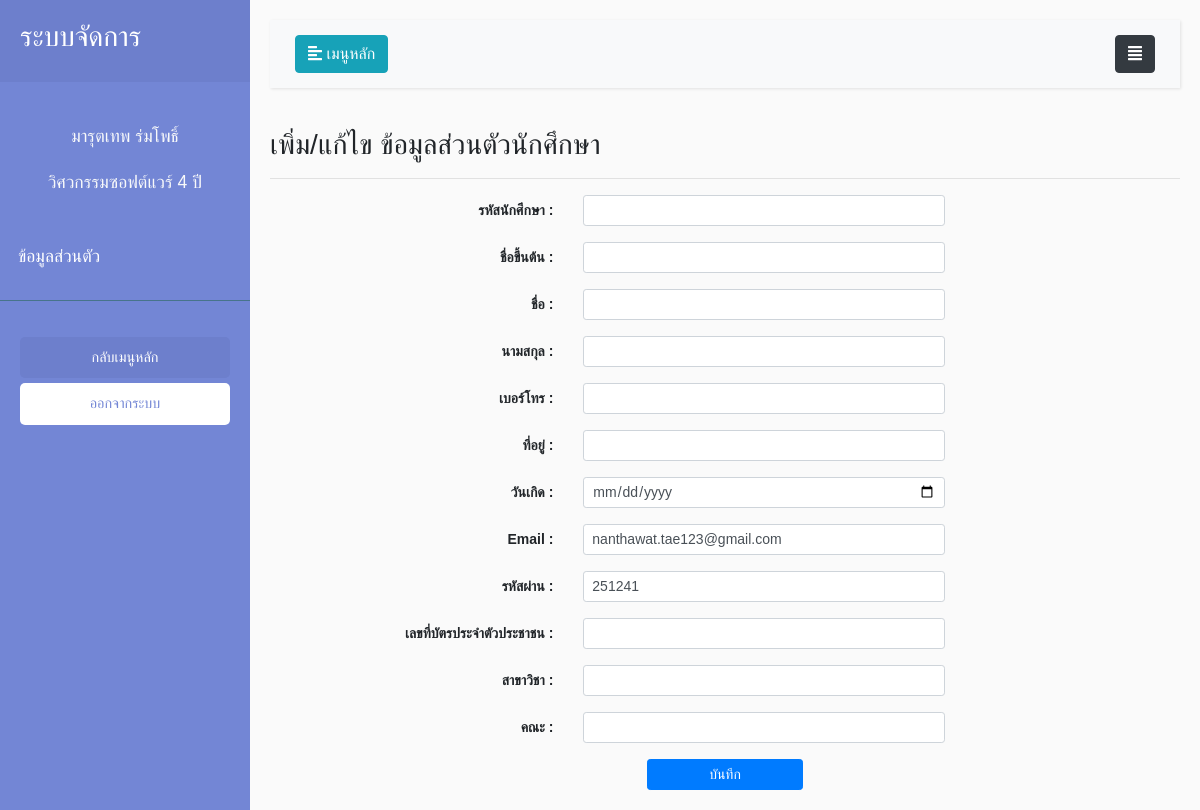
The page /SE_System/view/manageStudent/AddEdit.php?Std_Code=60122660134 on the database as committed earlier.
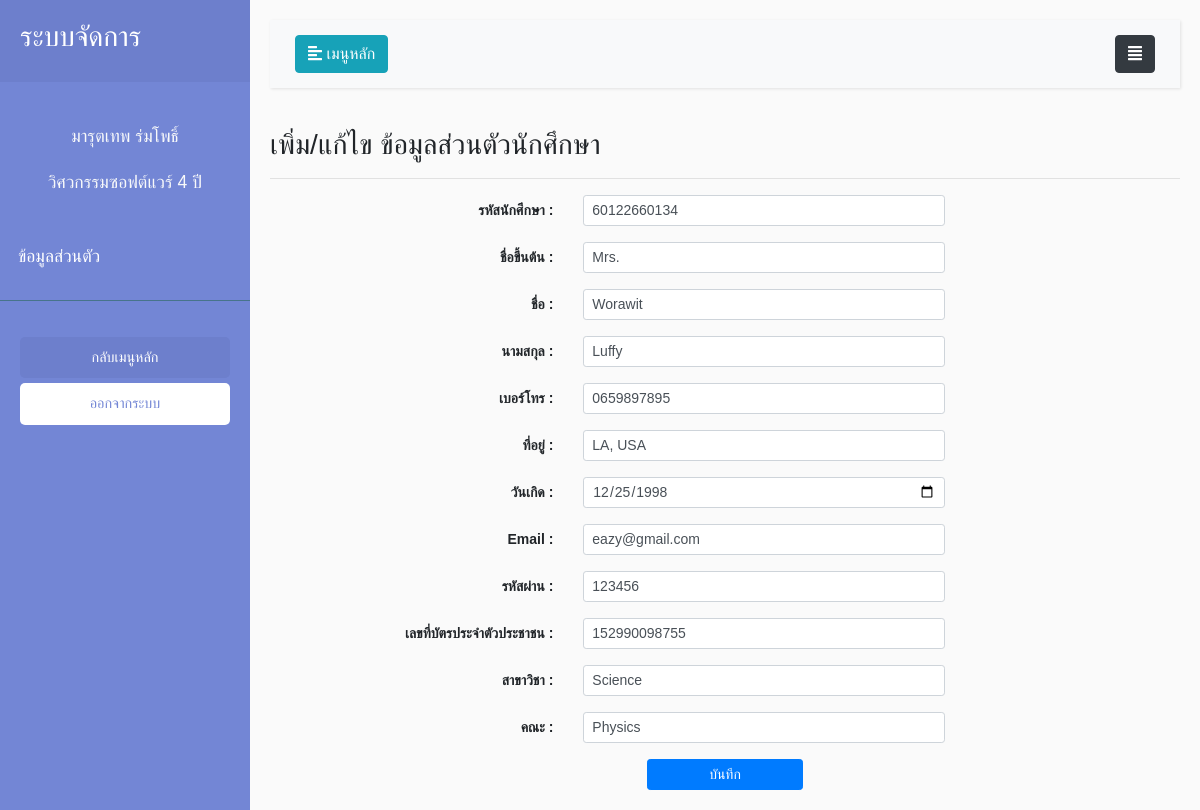
The same page on the database as committed later.
### tables this page shows
CREATE TABLE `member_tb` (
  `Mem_id` int(16) NOT NULL,
  `Mem_user` text NOT NULL,
  `Mem_pass` text NOT NULL,
  `Type_id` char(1) NOT NULL DEFAULT '2',
  `Email` text NOT NULL
);

CREATE TABLE `student_tb` (
  `Std_id` int(16) NOT NULL,
  `Std_Code` varchar(11) NOT NULL,
  `Std_Pname` varchar(255) NOT NULL,
  `Std_Fname` varchar(255) NOT NULL,
  `Std_Lname` varchar(255) NOT NULL,
  `Std_Tel` varchar(255) NOT NULL,
  `Std_Add` text NOT NULL,
  `Std_Birth` date NOT NULL,
  `Std_Card` text NOT NULL,
  `Std_Major` text NOT NULL,
  `Std_Faculty` text NOT NULL,
  `Std_Image` varchar(255) NOT NULL
);

### SE_System/view/manageStudent/AddEdit.php (the view, shortened to what the changed rows need)
<?php
include_once('../../model/connect.php');error_reporting(0);
$id = $_GET['Std_Code'];
$sqlStd = "SELECT * FROM student_tb WHERE Std_Code = '$id'";
$sqlMem = "SELECT * FROM `member_tb` WHERE Mem_user = '$id'";
$queryStd = $conn->query($sqlStd);
$queryMem = $conn->query($sqlMem);
$resultStd = $queryStd->fetch_assoc();
$resultMem = $queryMem->fetch_assoc();
?>
<!DOCTYPE html>
<html>
<head>
    <link rel="stylesheet" href="https://stackpath.bootstrapcdn.com/bootstrap/4.1.0/css/bootstrap.min.css"
>
    <link rel="stylesheet" href="../../Style.css">
</head>
<body class="setfont">
    <div class="wrapper">
        <div id="content">
            <form id="myform" name='myform' method="POST" action="../../control/student/save_add_edit_std.php">
                <div class="form-group row">
                    <div class="col-sm-5">
                        <input type="text" name="txtcode" class="form-control form-control-sm" id="txtcode"
                            <?php if($id!=null){ ?> value="<?php echo $resultStd['Std_Code']; }else { echo "";}?>" ></div>
                </div>
                <div class="form-group row">
                    <div class="col-sm-5">
                        <input type="text" name="txtPname" class="form-control form-control-sm" id="txtPname"
                            <?php if($id!=null){ ?> value="<?php echo $resultStd['Std_Pname']; }else { echo "";}?>" ></div></div>
                <div class="form-group row">
                    <div class="col-sm-5">
                        <input type="text" name="txtFname" class="form-control form-control-sm" id="txtFname"
                            <?php if($id!=null){ ?> value="<?php echo $resultStd['Std_Fname']; }else { echo "";}?>" ></div></div>
                <div class="form-group row">
                    <div class="col-sm-5">
                        <input type="text" name="txtLname" class="form-control form-control-sm" id="txtLname"
                            <?php if($id!=null){ ?> value="<?php echo $resultStd['Std_Lname']; }else { echo "";}?>" ></div></div>
                <div class="form-group row">
                    <div class="col-sm-5">
                        <input type="text" name="txttel" class="form-control form-control-sm" id="txttel"
                            <?php if($id!=null){ ?> value="<?php echo $resultStd['Std_Tel']; }else { echo "";}?>" ></div>
                    </div>
                <div class="form-group row">
                    <div class="col-sm-5">
                        <input type="text" name="txtbadd" class="form-control form-control-sm" id="txtbadd"
                            <?php if($id!=null){ ?> value="<?php echo $resultStd['Std_Add']; }else { echo "";}?>" ></div>
                    </div>
                <div class="form-group row">
                    <div class="col-sm-5">
                        <input type="date" name="txtbirth" class="form-control form-control-sm" id="txtbirth"
                            <?php if($id!=null){ ?> value="<?php echo $resultStd['Std_Birth']; }else { echo "";}?>" ></div>
                    </div>
                <div class="form-group row">
                    <div class="col-sm-5">
                        <input type="text" name="txtEmail" class="form-control form-control-sm" id="txtEmail"
                            <?php if($id!=null){ ?> value="<?php echo $resultMem['Email']; }else { echo "";}?>" ></div></div>
                <div class="form-group row">
                    <div class="col-sm-5">
                        <input type="text" name="txtPass" class="form-control form-control-sm" id="txtPass"
                            <?php if($id!=null){ ?> value="<?php echo $resultMem['Mem_pass']; }else { echo "";}?>" ></div></div>
                <div class="form-group row">
                    <div class="col-sm-5">
                        <input type="text" name="txtidcard" class="form-control form-control-sm" id="txtcard"
                            <?php if($id!=null){ ?> value="<?php echo $resultStd['Std_Card']; }else { echo "";}?>" ></div>
                </div>
                <div class="form-group row">
                    <div class="col-sm-5">
                        <input type="text" name="txtmajor" class="form-control form-control-sm" id="txtmajor"
                            <?php if($id!=null){ ?> value="<?php echo $resultStd['Std_Major']; }else { echo "";}?>" ></div>
                </div>
                <div class="form-group row">
                    <div class="col-sm-5">
                        <input type="text" name="txtfac" class="form-control form-control-sm" id="txtfac"
                            <?php if($id!=null){ ?> value="<?php echo $resultStd['Std_Faculty']; }else { echo "";}?>" ></div>
                </div>
        </div>
</body>
</html>

Rows that differ between the two databases and show on the page:
now on this page (row edited): student_tb: txtcode "60122660134", txtPname "Mrs.", txtFname "Worawit", txtLname "Luffy", txttel "0659897895", txtbadd "LA, USA", txtbirth "12/25/1998", txtidcard "152990098755", txtmajor "Science", txtfac "Physics"
changed member_tb: txtEmail "nanthawat.tae123@gmail.com" → "eazy@gmail.com"; txtPass "251241" → "123456"
